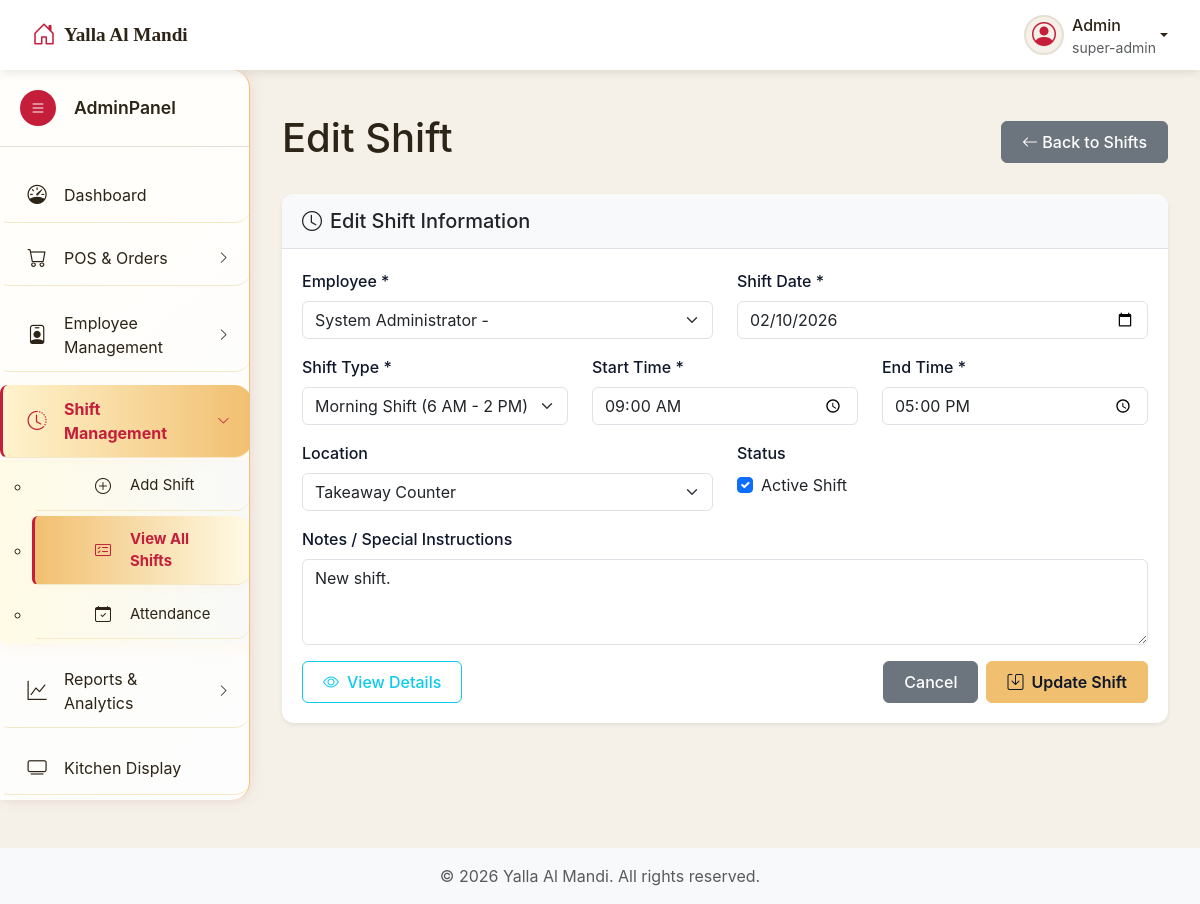
The page /admin/shifts.php?source=edit_shift&id=2 (signed in) on the database its author committed.
### tables this page shows
CREATE TABLE `shifts` (
  `id` int NOT NULL,
  `employee_id` int NOT NULL,
  `shift_date` date NOT NULL,
  `shift_type` enum('morning','afternoon','evening','night') NOT NULL,
  `start_time` time NOT NULL,
  `end_time` time NOT NULL,
  `location` varchar(100) DEFAULT NULL,
  `notes` text,
  `is_active` tinyint(1) DEFAULT '1',
  `created_at` timestamp NOT NULL DEFAULT CURRENT_TIMESTAMP,
  `updated_at` timestamp NOT NULL DEFAULT CURRENT_TIMESTAMP ON UPDATE CURRENT_TIMESTAMP
);

CREATE TABLE `users` (
  `id` int NOT NULL,
  `username` varchar(50) NOT NULL,
  `employee_id` varchar(50) DEFAULT NULL,
  `email` varchar(100) NOT NULL,
  `password_hash` varchar(255) NOT NULL,
  `full_name` varchar(100) DEFAULT NULL,
  `phone` varchar(20) DEFAULT NULL,
  `role` enum('customer','admin','super-admin','employee') DEFAULT 'customer',
  `is_active` tinyint(1) DEFAULT '1',
  `created_at` timestamp NOT NULL DEFAULT CURRENT_TIMESTAMP,
  `updated_at` timestamp NOT NULL DEFAULT CURRENT_TIMESTAMP ON UPDATE CURRENT_TIMESTAMP,
  `last_login` timestamp NULL DEFAULT NULL,
  `reset_token` varchar(255) DEFAULT NULL,
  `reset_token_expiry` timestamp NULL DEFAULT NULL,
  `address` text,
  `preferred_branch` int DEFAULT '1',
  `loyalty_points` int DEFAULT '0',
  `last_order_date` date DEFAULT NULL,
  `position` varchar(100) DEFAULT NULL,
  `department` varchar(100) DEFAULT NULL,
  `salary` decimal(10,2) DEFAULT '0.00',
  `hire_date` date DEFAULT NULL
);

### admin/includes/edit_shift.php (the view, shortened to what this page needs)
<?php
$shift_id = (int)$_GET['id'];
$stmt = $connection->prepare("SELECT s.*, u.full_name FROM shifts s JOIN users u ON s.employee_id = u.id WHERE s.id = ?");
$stmt->bind_param("i", $shift_id);
$stmt->execute();
$result = $stmt->get_result();
$shift = $result->fetch_assoc();
$employees_query = "SELECT id, full_name, employee_id, department, position
                   FROM users
                   WHERE role IN ('employee', 'admin') AND is_active = 1
                   ORDER BY full_name";
$employees_result = $connection->query($employees_query);
?>
<div class="main-content">
    <div class="container-fluid">
        <div class="d-flex justify-content-between align-items-center mb-4">
            <h1 class="page-title">Edit Shift</h1>
            <a href="shifts.php" class="btn btn-secondary">
                <i class="bi bi-arrow-left"></i> Back to Shifts
            </a>
        </div>
        <div class="card shadow-sm">
            <div class="card-header">
                <h5 class="mb-0"><i class="bi bi-clock me-2"></i>Edit Shift Information</h5>
            </div>
            <div class="card-body">
                <form method="POST" action="">
                    <div class="row">
                        <div class="col-md-6">
                            <div class="mb-3">
                                <label for="employee_id" class="form-label">Employee *</label>
                                <select class="form-select" id="employee_id" name="employee_id" required>
                                    <?php if ($employees_result && $employees_result->num_rows > 0): ?>
                                        <?php while ($emp = $employees_result->fetch_assoc()): ?>
                                            <option value="<?php echo $emp['id']; ?>"
                                                    <?php echo $shift['employee_id'] == $emp['id'] ? 'selected' : ''; ?>>
                                                <?php echo htmlspecialchars($emp['full_name']); ?>
                                                - <?php echo htmlspecialchars($emp['position']); ?>
                                            </option>
                                        <?php endwhile; ?>
                                    <?php endif; ?>
                                </select>
                            </div>
                        </div>
                        <div class="col-md-6">
                            <div class="mb-3">
                                <label for="shift_date" class="form-label">Shift Date *</label>
                                <input type="date" class="form-control" id="shift_date" name="shift_date"
                                       value="<?php echo htmlspecialchars($shift['shift_date']); ?>" required>
                            </div>
                        </div>
                    </div>
                    <div class="row">
                        <div class="col-md-4">
                            <div class="mb-3">
                                <label for="shift_type" class="form-label">Shift Type *</label>
                                <select class="form-select" id="shift_type" name="shift_type" required>
                                    <option value="morning" <?php echo $shift['shift_type'] == 'morning' ? 'selected' : ''; ?>>Morning Shift (6 AM - 2 PM)</option>
                                </select>
                            </div>
                        </div>
                        <div class="col-md-4">
                            <div class="mb-3">
                                <label for="start_time" class="form-label">Start Time *</label>
                                <input type="time" class="form-control" id="start_time" name="start_time"
                                       value="<?php echo htmlspecialchars($shift['start_time']); ?>" required>
                            </div>
                        </div>
                        <div class="col-md-4">
                            <div class="mb-3">
                                <label for="end_time" class="form-label">End Time *</label>
                                <input type="time" class="form-control" id="end_time" name="end_time"
                                       value="<?php echo htmlspecialchars($shift['end_time']); ?>" required>
                            </div>
                        </div>
                    </div>
                    <div class="row">
                        <div class="col-md-6">
                            <div class="mb-3">
                                <label for="location" class="form-label">Location</label>
                                <select class="form-select" id="location" name="location">
                                    <option value="Takeaway Counter" <?php echo $shift['location'] == 'Takeaway Counter' ? 'selected' : ''; ?>>Takeaway Counter</option>
                                </select>
                            </div>
                        </div>
                        <div class="col-md-6">
                            <div class="mb-3">
                                <label class="form-label">Status</label>
                                <div class="form-check">
                                    <input class="form-check-input" type="checkbox" id="is_active" name="is_active" value="1"
                                           <?php echo $shift['is_active'] ? 'checked' : ''; ?>>
                                    <label class="form-check-label" for="is_active">
                                        Active Shift
                                    </label>
                                </div>
                            </div>
                        </div>
                    </div>
                    <div class="mb-3">
                        <label for="notes" class="form-label">Notes / Special Instructions</label>
                        <textarea class="form-control" id="notes" name="notes" rows="3"><?php echo htmlspecialchars($shift['notes'] ?? ''); ?></textarea>
                    </div>
                    <div class="d-flex justify-content-between align-items-center">
                        <div>
                            <a href="shifts.php?source=view_shift&id=<?php echo $shift_id; ?>"
                               class="btn btn-outline-info">
                                <i class="bi bi-eye me-2"></i>View Details
                            </a>
                        </div>
                        <div class="d-flex gap-2">
                            <a href="shifts.php" class="btn btn-secondary">Cancel</a>
                            <button type="submit" class="btn btn-primary">
                                <i class="bi bi-save me-2"></i>Update Shift
                            </button>
                        </div>
                    </div>
                </form>
            </div>
        </div>
    </div>
</div>

### admin/resources/css/admin-style.css (style rules this page uses)
body { font-family: 'Inter', 'Segoe UI', sans-serif; background-color: var(--color-beige); color: var(--color-dark-brown); overflow-x: hidden; padding-top: var(--top-nav-height); }
.main-content { margin-left: var(--sidebar-width); padding: 20px; transition: margin-left 0.3s ease; min-height: calc(100vh - var(--top-nav-height)); }
.card { border: none; border-radius: 10px; box-shadow: 0 5px 15px rgba(0, 0, 0, 0.08); transition: all 0.3s ease; }
.card-header { position: relative; left: 0; background-color: var(--color-white); border-bottom: 1px solid var(--color-sand); padding: 15px 20px; font-weight: 600; }
.card-body { padding: 20px; }
.btn { border-radius: 6px; font-weight: 500; padding: 8px 20px; transition: all 0.3s ease; }
.btn-primary { background-color: var(--color-red); border-color: var(--color-red); }
.form-label { font-weight: 500; color: #0f172a; margin-bottom: 0.5rem; }
.card { border: none; border-radius: 12px; }
.card-header { background-color: #f8f9fa; border-bottom: 1px solid #dee2e6; border-radius: 12px 12px 0 0 !important; }
.btn-primary { background: #f1bf70; border-color: #f1bf70; color: #0f172a; font-weight: 600; }

### admin/includes/header.php (style rules this page uses)
:root { --color-red: #c41e3a; --color-red-light: #e84c4c; --color-beige: #f5f1e8; --color-sand: #e6dfd3; --color-dark-brown: #2c2416; --color-soft-black: #1a1a1a; --color-olive: #8a8635; --color-copper: #b87333; --color-white: #ffffff; --color-light-gray: #f8f9fa; --sidebar-width: 250px; --sidebar-collapsed-width: 70px; --top-nav-height: 70px; }

### rows shown on the page
shifts: employee_id "System Administrator -", shift_date "02/10/2026", shift_type "Morning Shift (6 AM - 2 PM)", start_time "09:00:00", end_time "17:00:00", location "Takeaway Counter", is_active "☑", notes "New shift."

### other values the page prints
$current_user['username'] "Admin"
$_SESSION['role'] "super-admin"
